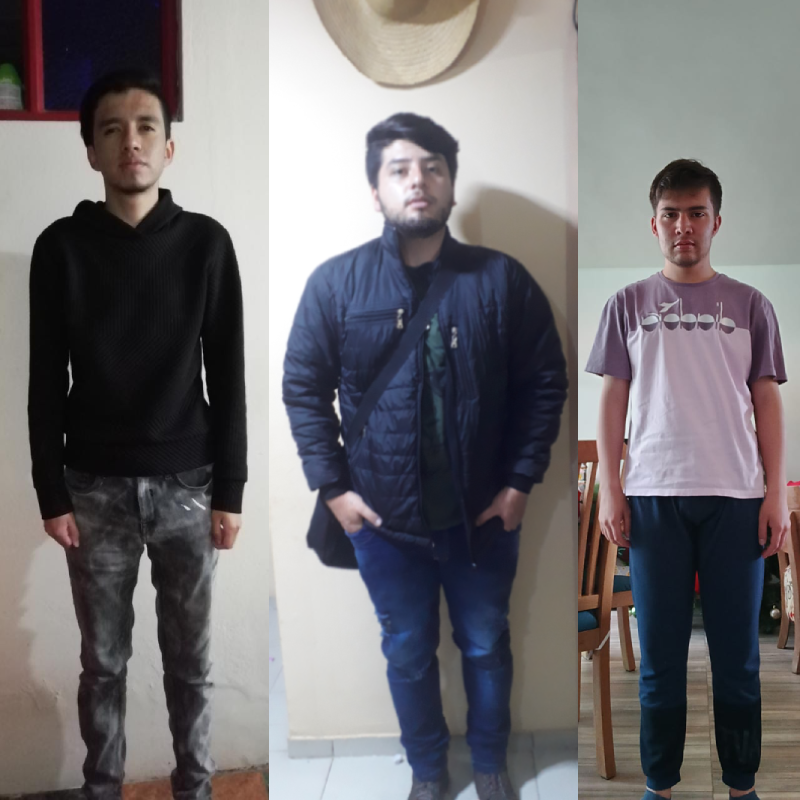
%> input picture Imagenes.png, 800 x 800 px
$ octave morfologia_matematica.m   (GNU Octave 9; MATLAB toolbox functions it lacks are replaced by stand-ins)
%> lines starting %> are read from the running program, lines starting %| are printed output that depends on the picture; in (x1, y1, x2, y2) boxes, pixels count from 0 and x2, y2 are one past the last pixel; in counts of white or black regions, pixels touching at a corner belong together; the program's own positions count from 1
clear
clc
close all

RGB = imread("Imagenes.png");
%> RGB is the input picture: size 800x800x3 uint8; mean R, G, B 114.8, 112.1, 114.8

BW=im2bw(RGB,0.5);
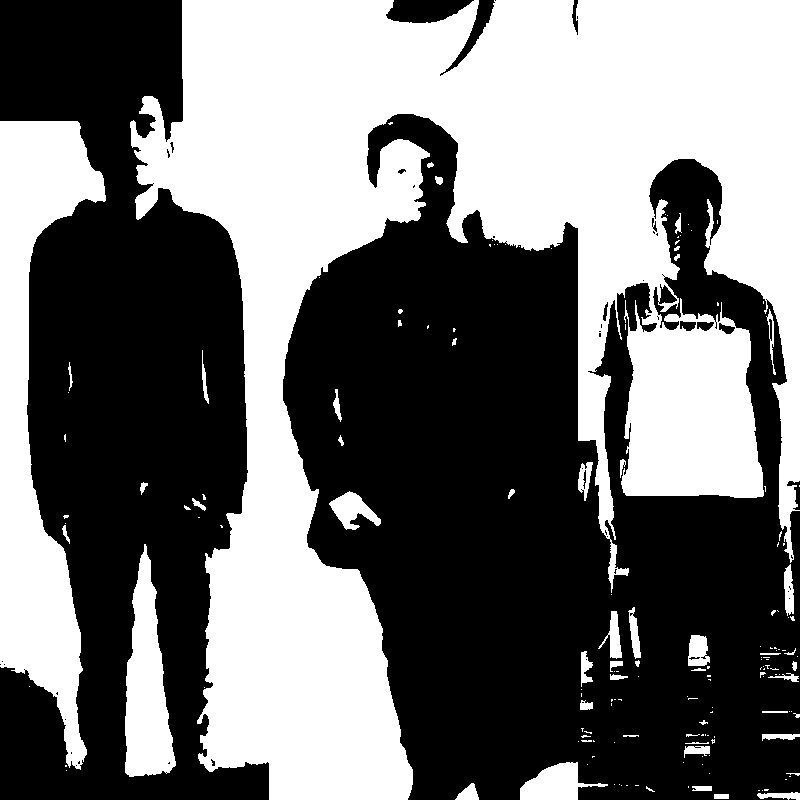
%> BW: size 800x800 logical; 44.9% white; 164 white regions (114 under 20 px), largest, box (x1, y1, x2, y2) and area: (130, 0, 800, 800) 241073, (0, 121, 106, 770) 30974, (125, 544, 176, 777) 7082

BW = not(BW)

%el número aqui sera el radio

s = strel('disk',15);

eroBW=imerode(BW,s);
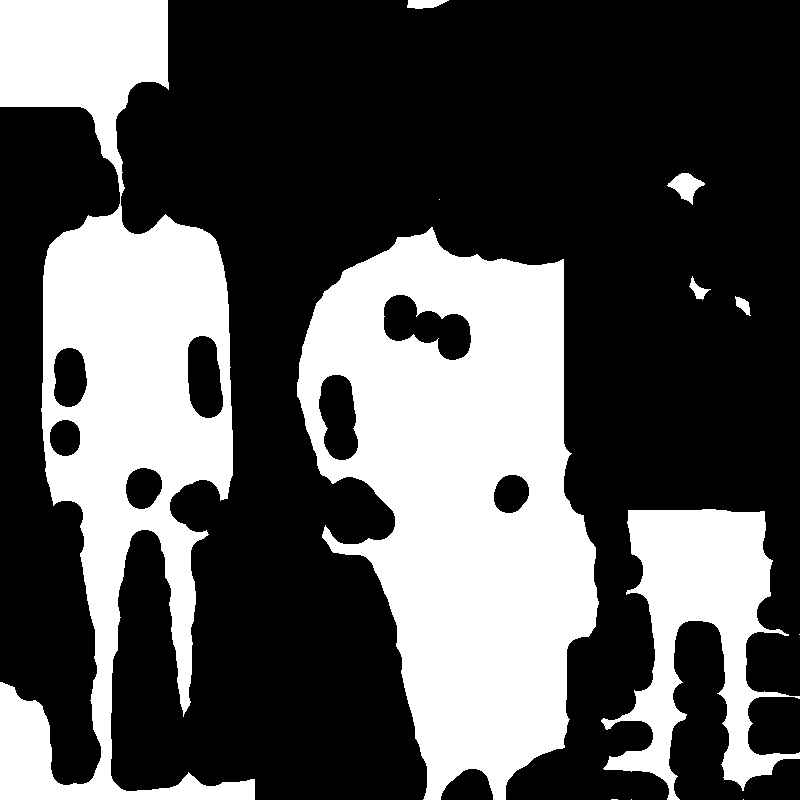
%> eroBW: size 800x800 logical; 33.5% white; 12 white regions (5 under 20 px), largest, box (x1, y1, x2, y2) and area: (297, 227, 599, 800) 104199, (0, 0, 255, 800) 84132, (601, 509, 800, 800) 24722
figure, imshow(eroBW), title 'Calculo de Erosión, radio 15';

dilBW=imdilate(BW,s);
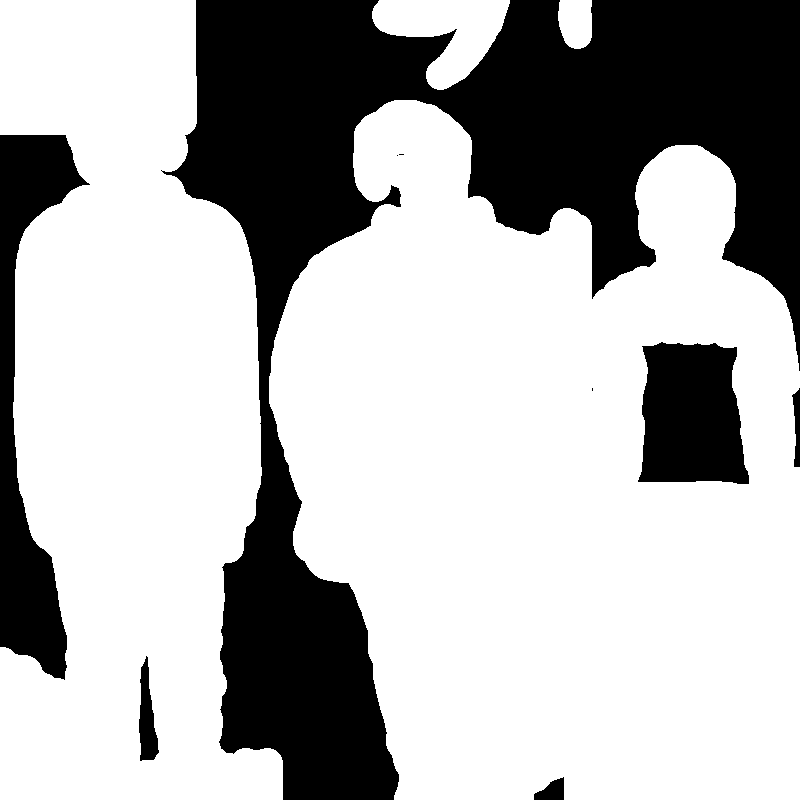
%> dilBW: size 800x800 logical; 69.9% white; 9 black regions (3 under 20 px), largest, box (x1, y1, x2, y2) and area: (161, 0, 800, 800) 159086, (0, 135, 90, 680) 18462, (638, 342, 749, 484) 13046, (139, 656, 159, 761) 1233, (534, 777, 564, 800) 450, (792, 388, 800, 467) 412
figure, imshow(dilBW), title 'Calculo de Dilatación, radio 15';

apeBW=imopen(BW,s);
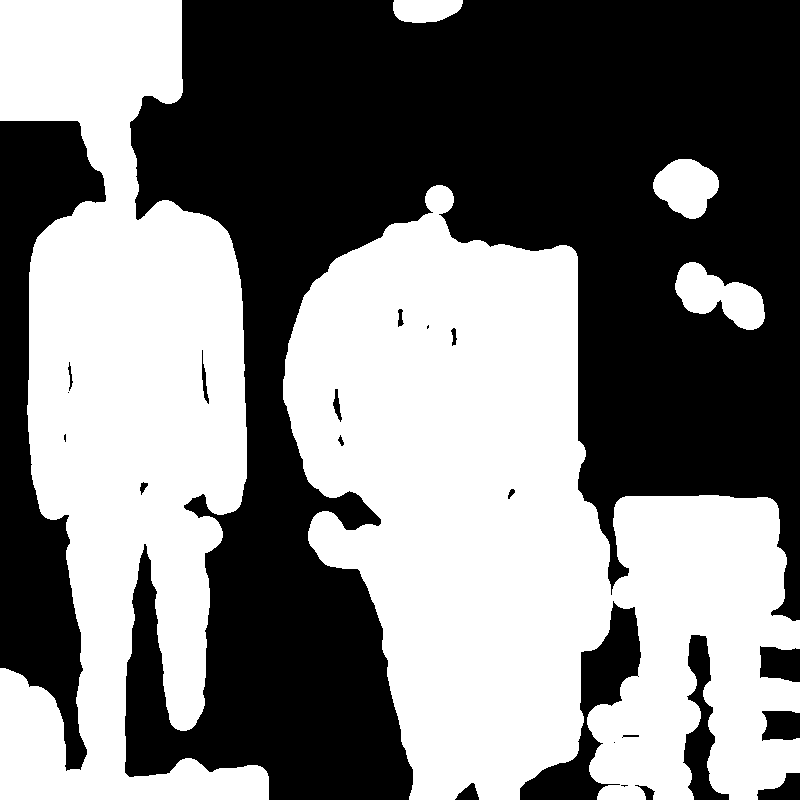
%> apeBW: size 800x800 logical; 49.6% white; 5 white regions, box (x1, y1, x2, y2) and area: (283, 185, 800, 800) 183133, (0, 0, 269, 800) 127119, (675, 262, 765, 330) 3411, (653, 159, 719, 219) 2737, (393, 0, 463, 23) 1336
figure, imshow(apeBW), title 'Calculo de Apertura, radio 15';

cieBW=imclose(BW,s);
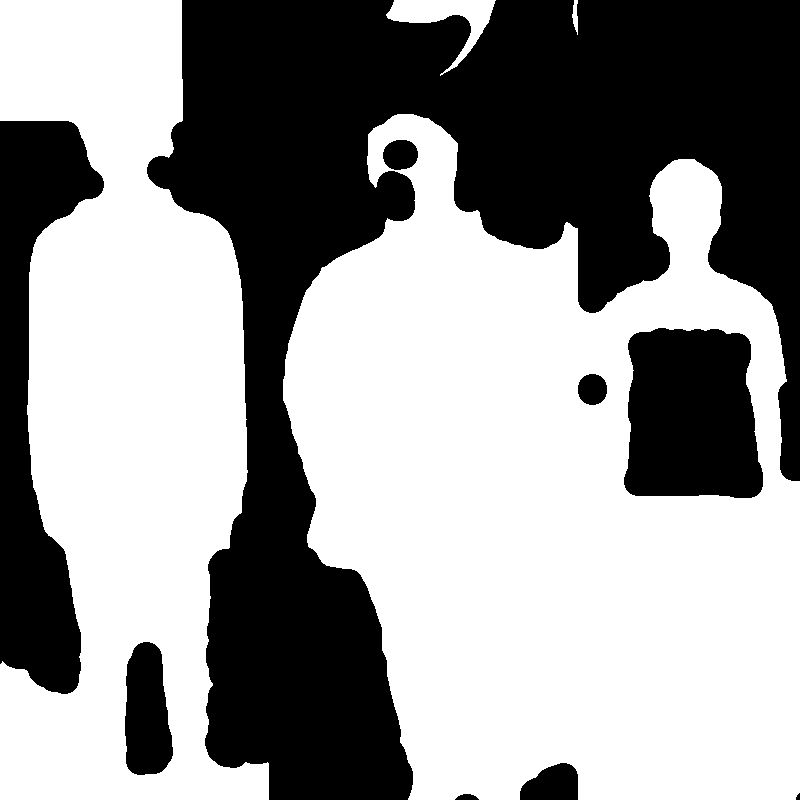
%> cieBW: size 800x800 logical; 58.7% white; 9 black regions, largest, box (x1, y1, x2, y2) and area: (147, 0, 800, 800) 205816, (0, 121, 104, 694) 29364, (624, 328, 763, 498) 20591
figure, imshow(cieBW), title 'Calculo de Cierre, radio 15';

I = imread("Imagenes.png");

J = rgb2gray(I);
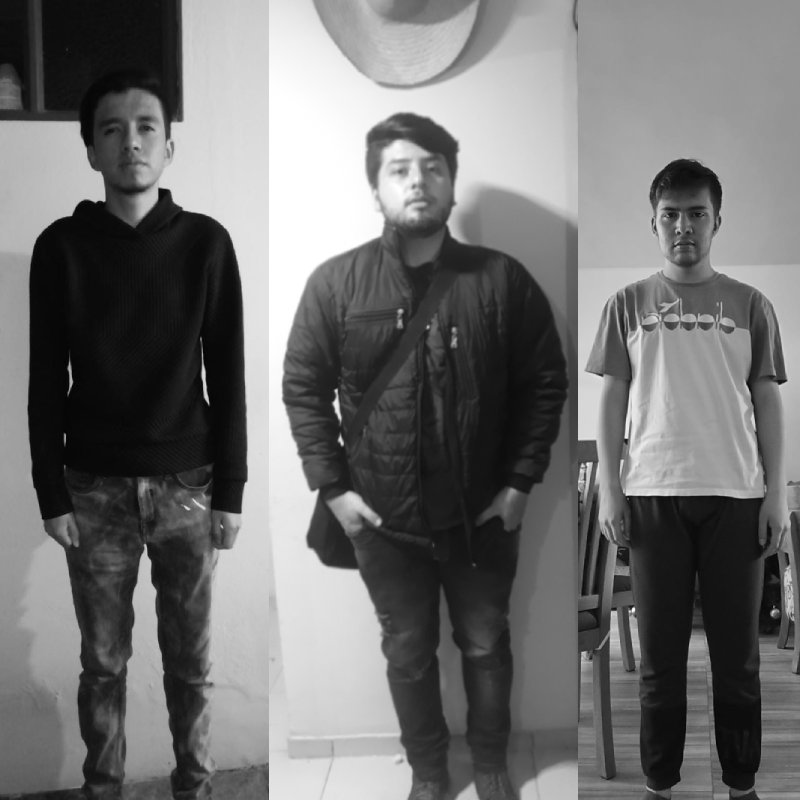
%> J: size 800x800 uint8; min 1, max 255, mean 113.2

gradienteMorf = imdilate(J,s)-imerode(J,s);
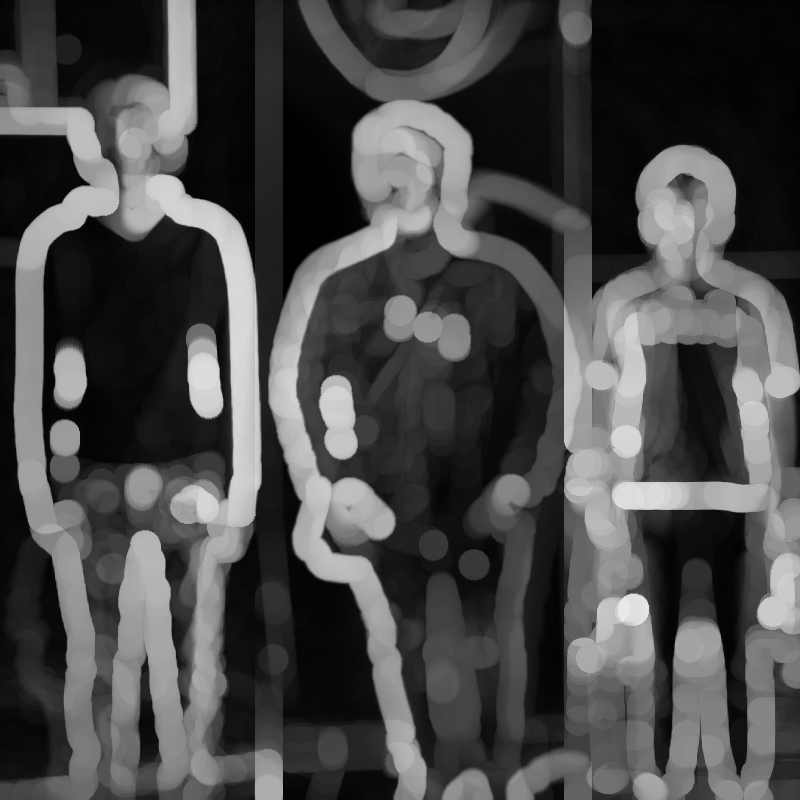
%> gradienteMorf: size 800x800 uint8; min 0, max 233, mean 73.3

figure, imshow(gradienteMorf), title 'Calculo del gradiente morfologico, radio 15';
